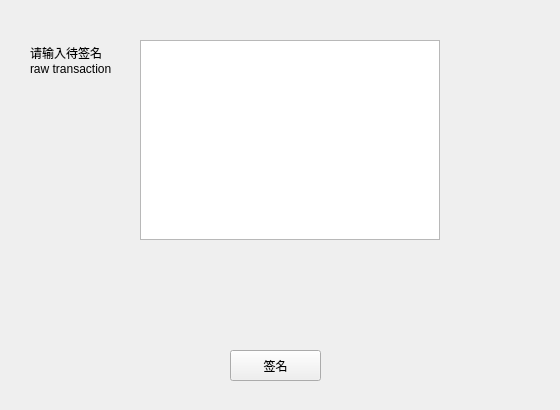
<?xml version="1.0" encoding="UTF-8"?>
<ui version="4.0">
 <class>SignMultisigTrxDialog</class>
 <widget class="QDialog" name="SignMultisigTrxDialog">
  <property name="geometry">
   <rect>
    <x>0</x>
    <y>0</y>
    <width>560</width>
    <height>410</height>
   </rect>
  </property>
  <property name="windowTitle">
   <string>Dialog</string>
  </property>
  <widget class="QPlainTextEdit" name="trxTextEdit">
   <property name="geometry">
    <rect>
     <x>140</x>
     <y>40</y>
     <width>300</width>
     <height>200</height>
    </rect>
   </property>
  </widget>
  <widget class="QLabel" name="label_2">
   <property name="geometry">
    <rect>
     <x>30</x>
     <y>40</y>
     <width>100</width>
     <height>40</height>
    </rect>
   </property>
   <property name="text">
    <string>请输入待签名
raw transaction</string>
   </property>
   <property name="wordWrap">
    <bool>true</bool>
   </property>
  </widget>
  <widget class="QToolButton" name="signBtn">
   <property name="geometry">
    <rect>
     <x>230</x>
     <y>350</y>
     <width>91</width>
     <height>31</height>
    </rect>
   </property>
   <property name="text">
    <string>签名</string>
   </property>
  </widget>
  <widget class="QLabel" name="tipLabel">
   <property name="geometry">
    <rect>
     <x>140</x>
     <y>250</y>
     <width>300</width>
     <height>80</height>
    </rect>
   </property>
   <property name="text">
    <string/>
   </property>
   <property name="wordWrap">
    <bool>true</bool>
   </property>
  </widget>
 </widget>
 <resources/>
 <connections/>
</ui>
